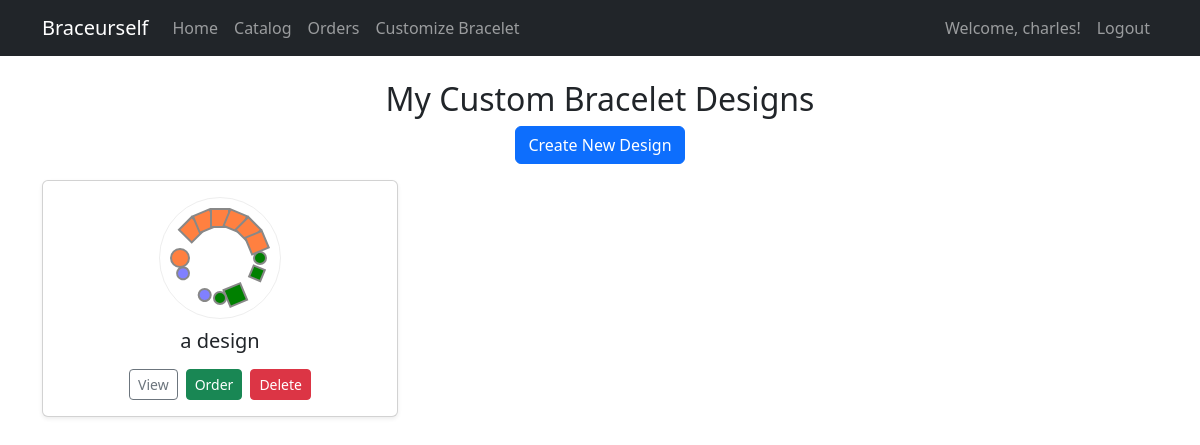
Page /customize/ (signed in) on the earlier database version.
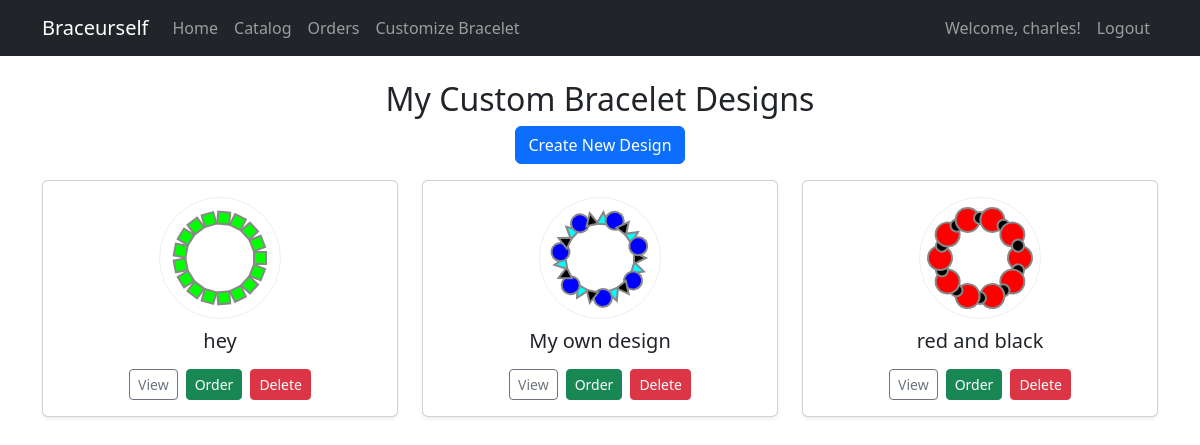
Same page on the later database version.
### shop/models.py (models this page shows, shortened)
class CustomBraceletDesign(models.Model):
    name = models.CharField(max_length=100)
    beads = models.JSONField()  # List of dicts: [{shape, color, size}, ...]
    created_at = models.DateTimeField(auto_now_add=True)
    customer = models.ForeignKey(User, on_delete=models.CASCADE, related_name='bracelet_designs')

### shop/views.py (the view, shortened to what this page needs)
# urls.py: path('customize/', views.customize_bracelet, name='customize_bracelet'),
def customize_bracelet(request):
    if not request.user.is_authenticated or hasattr(request.user, 'sellerprofile'):
        return redirect('login')
    designs = CustomBraceletDesign.objects.filter(customer=request.user).order_by('-created_at')
    return render(request, 'shop/customize_bracelet.html', {
        'designs': designs,
    })

### shop/templates/shop/customize_bracelet.html (shortened to what this page needs)
{% extends 'shop/base.html' %}
{% block content %}
<div class="text-center mt-4">
    <h2>My Custom Bracelet Designs</h2>
    <a href="{% url 'bracelet_designer' %}" class="btn btn-primary mb-3">Create New Design</a>
    {% if designs %}
        <div class="row">
            {% for design in designs %}
                <div class="col-md-4 mb-4">
                    <div class="card h-100 shadow-sm">
                        <div class="card-body d-flex flex-column align-items-center justify-content-center">
                            <canvas id="bracelet-preview-{{ design.id }}" width="120" height="120" style="border:1px solid #eee; background:#fff; border-radius:50%; margin-bottom:10px;"></canvas>
                            <h5 class="mb-2">{{ design.name }}</h5>
                            <div class="d-flex justify-content-center gap-2 mt-2">
                                <a href="{% url 'bracelet_design_detail' design.id %}" class="btn btn-sm btn-outline-secondary">View</a>
                                <a href="{% url 'order_custom_bracelet' design.id %}" class="btn btn-sm btn-success">Order</a>
                                <form method="post" style="display:inline;">
                                    <button type="submit" class="btn btn-sm btn-danger" onclick="return confirm('Delete this design?');">Delete</button>
                                </form>
                            </div>
                        </div>
                    </div>
                </div>
            {% endfor %}
        </div>
    {% else %}
        <p>No designs yet.</p>
    {% endif %}
</div>
{% endblock %}

Differences in the rows shown:
removed CustomBraceletDesign: name "a design"
added CustomBraceletDesign: name "hey"
added CustomBraceletDesign: name "My own design"
added CustomBraceletDesign: name "red and black"
